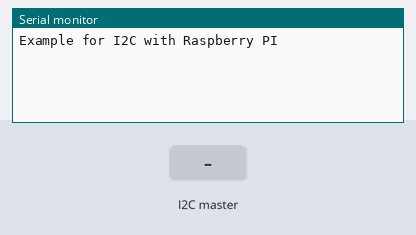
Simulated run of this sketch. Board: Arduino Uno, built with avr-gcc and run on an emulated ATmega328P. On the bench: the last lines printed to the serial monitor. The inputs (shaded band) are chosen by the test bench.

Above: at 1.2 s.
1.3 s: the I2C master sends the byte 1
At 1.9 s:
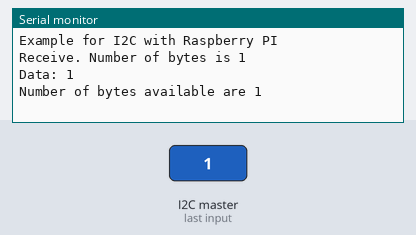
2.8 s: the I2C master sends the byte 90
At 4.0 s:
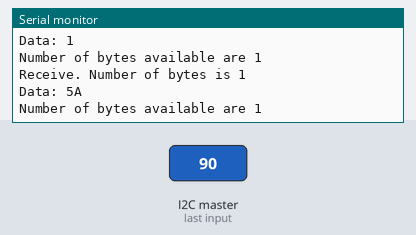
4.3 s: the I2C master sends the byte 200
At 5.4 s:
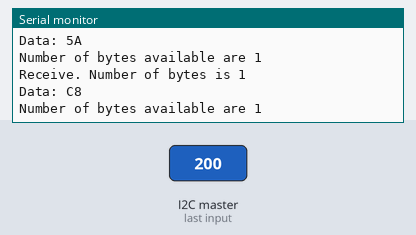

Measured:
- after the input at 1.3 s, the serial monitor: prints a new line at once (image 1)
- after the input at 2.8 s, the serial monitor: prints a new line at once (image 2)
- after the input at 4.3 s, the serial monitor: prints a new line at once (image 3)

The sketch:

i2c-raspb.ino
```cpp
#include <Wire.h>

#define BAUD_RATE 9600

#define SLAVE_ADDRESS 0x04

#define TICK_SIZE 4

#define DELAY 10

union {
  byte bytes[TICK_SIZE];
  unsigned long value;
} lt;


unsigned long tick;
unsigned int count = 0;
byte i, v;

void receive(int length) {
  Serial.print("Receive. Number of bytes is ");
  Serial.println(length, DEC);
  Serial.print("Data: ");
  count = 0;
  while(Wire.available()) {
    v = Wire.read();
    Serial.println(v, HEX);
    count++;
  }
  Serial.println();
  Serial.print("Number of bytes available are ");
  Serial.println(count, DEC);
}

void request() {
  Serial.print("Request, sending tick with value as ");
  Serial.println(tick, DEC);
  lt.value = tick;
  for(i = 0; i < TICK_SIZE; i++) {
    Wire.write(lt.bytes[i]);
  }
}

void setup() {
  Serial.begin(BAUD_RATE); // start serial for output
  Serial.println();
  Serial.println("Example for I2C with Raspberry PI");

  // initialize i2c as slave
  Wire.begin(SLAVE_ADDRESS);

  // define callbacks for i2c communication
  Wire.onReceive(receive);
  Wire.onRequest(request);
}

void loop() {
  tick = millis();
  delay(DELAY);
}
```
